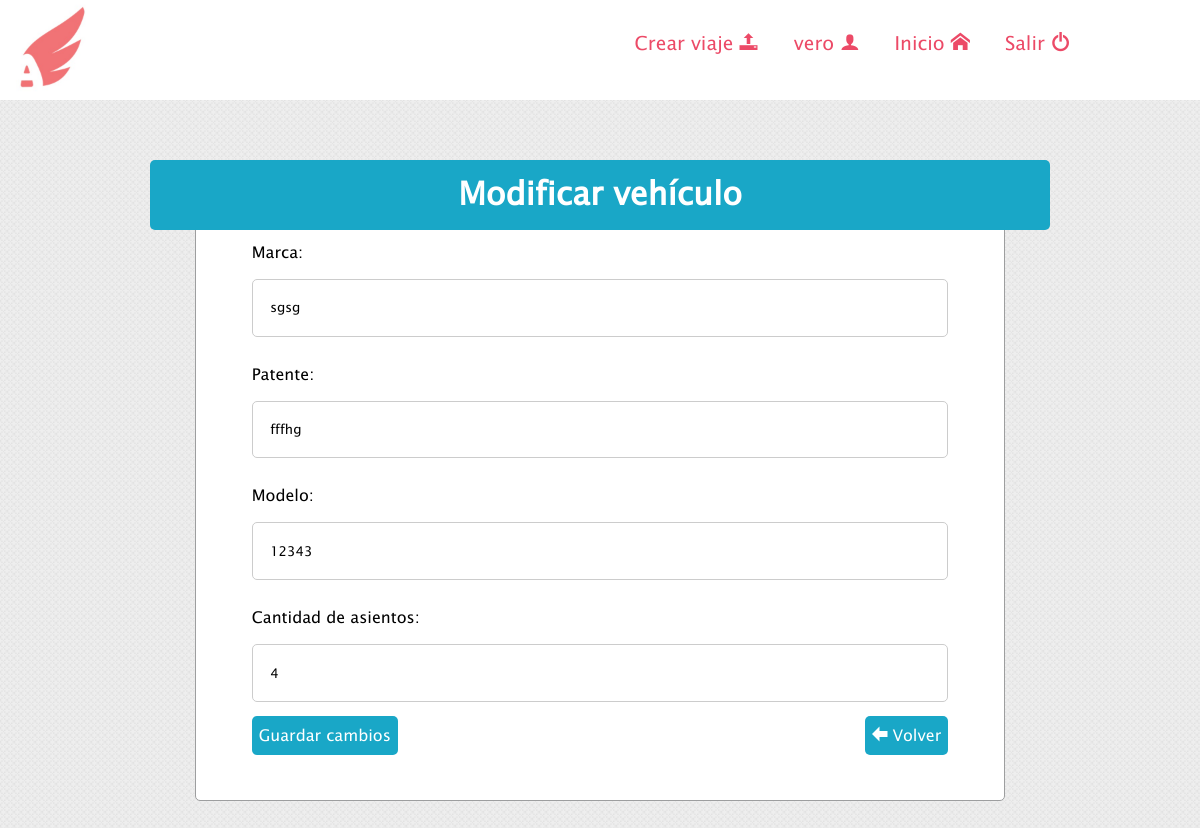
The page /modificar_vehiculo.php?id_vehiculo=4 (signed in) on the database its author committed.
### tables this page shows
CREATE TABLE `vehiculo` (
  `id` int(11) NOT NULL,
  `usuario_id` int(11) NOT NULL,
  `marca` varchar(100) NOT NULL,
  `patente` varchar(100) NOT NULL,
  `modelo` varchar(100) NOT NULL,
  `asientos` int(11) NOT NULL,
  `activo` tinyint(4) NOT NULL
);

### modificar_vehiculo.php (the view, shortened to what this page needs)
<?php
include('header.php');
$id_vehiculo=$_GET['id_vehiculo'];
$consulta="SELECT id, marca, patente, modelo, asientos FROM vehiculo WHERE id=$id_vehiculo";
$resul=mysqli_query($link,$consulta);
$mostrar=mysqli_fetch_array($resul);
?>
	<div class="conteiner-form">
		<h1 class="h1-form">Modificar vehículo</h1>
	<div class="conteiner-f1">
		<form class="conteiner" id="form1"  method="POST" action="validar_modificar_vehi.php"
>
			<div>
        		<label> Marca: </label><span class="error" id="error_marca"></span>
        		<input type="text" name="marca" id="marca" class="input-f1 focus_azul" value="<?php  echo $mostrar['marca']; ?>">
        	</div>
        	<div>
        		<br>
        		<label> Patente:</label><span class="error" id="error_patente"></span>
				<input type="text" name="patente" id="patente" class="input-f1 focus_azul" value="<?php  echo $mostrar['patente']; ?>">
			</div>
			<div>
				<br>
        		<label> Modelo: </label><span class="error" id="error_modelo"></span>
				<input type="text" name="modelo" id="modelo" class="input-f1 focus_azul" value="<?php  echo $mostrar['modelo']; ?>">
			</div>
			<div>
				<br>
        		<label> Cantidad de asientos: </label><span class="error" id="error_asientos"></span>
				<input type="number" id="asientos" name="asientos" class="input-f1 focus_azul " value="<?php echo $mostrar['asientos']; ?>">
			</div>
			<div>
				<button class="btn-mod fondo-blue"  type="submit" >Guardar cambios</button>
				<a class=" btn-mod fondo-blue btn-volver" href="mis_vehiculos.php"> <span class="icon-arrow-left"></span> Volver</a>
			</div>
		</form>
</div>
</div>
</body>
</html>

### css/header.css (style rules this page uses)
* { margin: 0 ; padding: 0; }
html { position: relative; min-height: 100%; font-family: lucina; }
body { margin: 0 0 65px; background-image: url(../fondos/f4.png); background-size: 70px 70px; opacity: 50; }
a { text-decoration: none; }
input,textarea,select { outline: none; border-radius: 5px; border: 1px solid #ccc; -webkit-transition-duration: 0.4s; transition-duration: 0.4s; }
button { cursor: pointer; border: none; }
.fondo-blue { background-color: #19A7C7; }

### css/index.css (style rules this page uses)
.conteiner-form { margin: 0 auto; width: 75%; margin-top: 5%; }
.conteiner-f1 { margin: 0 auto; width: 90%; box-sizing: border-box; padding: 5%; background-color: #fff; border: 1px solid #9D9E9F; border-radius: 5px; }
.conteiner { margin: 0 auto; width: 97%; }
.h1-form { text-align: center; line-height: 70px; background-color: #19A7C7; color: #fff; border-radius: 5px; margin-bottom:-4%; position: relative; }
.input-f1 { box-sizing: border-box; padding: 2.5%; width: 100%; margin-top:2%; }
button { -webkit-transition-duration: 0.4s; transition-duration: 0.4s; }

### css/modificar_vehiculo.css (style rules this page uses)
.btn-mod { padding: 7px; color: #fff; margin-top: 2%; border-radius: 5px; font-size: 1em; font-family: lucina; }
.btn-volver { position: relative; float: right; }
button,input,select,textarea { font-family: lucina; }

### rows shown on the page
vehiculo: marca "sgsg", patente "fffhg", modelo "12343", asientos "4"

### other values the page prints
$verificar->nombre() "vero"
